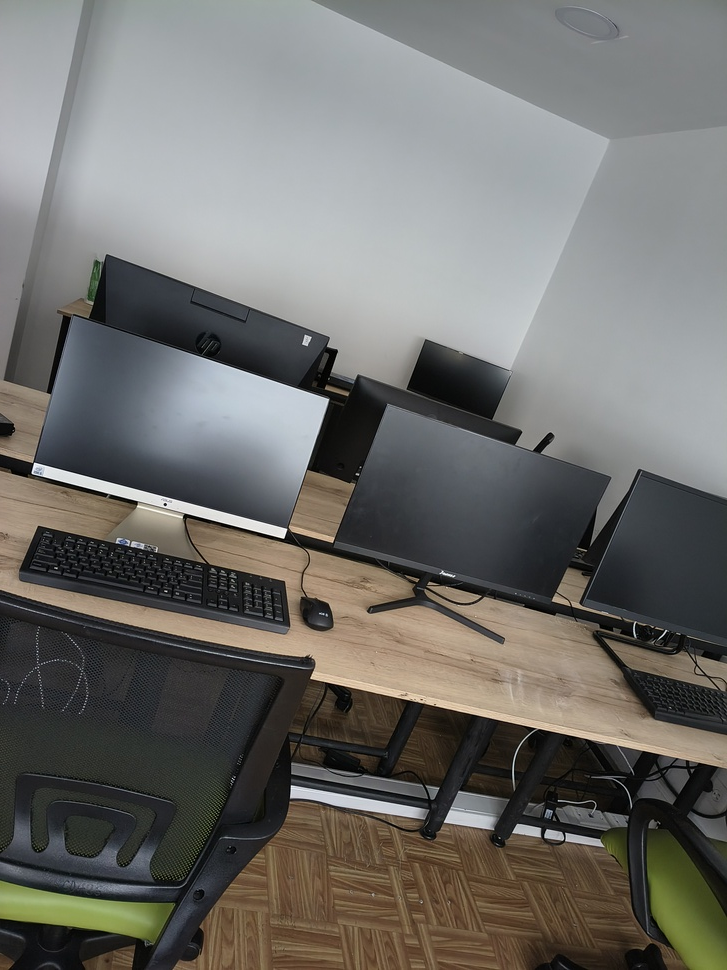
#> input picture IA-mini-robots/Stitching/images/Salon1.jpg, 727 x 970 px, shrunk from 3072 x 4096 before the run
$ jupyter execute stitching.ipynb
#> lines starting #> are read from the running program, lines starting #| are printed output that depends on the picture
# Tarea - Stitching de imágenes

> Inteligencia Artificial y mini-Robots
> Prof. Flavio Prieto
> Estudiante: **Alejandro Jiménez Zabala**

## Objetivo

Diseñar un sistema capaz de generar una imágen panoramica coherente a partir de múltiples imágenes con solapamiento, mediante técnicas de visión por computador.

## Imágenes originales

## Librerías

Con las librerias de OpenCv, Numpy, y matplotlib instaladas (eg. `pip install opencv-python`), son importadas en el notebook y se prueba su funcionamiento.

[cell 1]
import cv2
import numpy as np
import matplotlib.pyplot as plt

print(cv2.__version__)
print(np.__version__)
print(plt.matplotlib.__version__)

## Funciones

### Inicio de SIFT

Para cumplir con el objetivo de la tarea, se recurre a usar el método SIFT, ya que es el método con mejor capacidad de dar resultados buenos, y está integrado en la librería abierta de OpenCV. El método SIFT tiene la desventaja que es más lento que otras opciones, pero dicho criterio de la rapidez de procesamiento no se le da mayor prioridad en el cumplimiento de los objetivos de la tarea.

Se inicia entonces con una función para el cambio de color de la imagen a escala de grises, para posteriormente hacer la detección de los keypoints, y cálculo de descriptores usando SIFT.

[cell 2]
def detectar_y_describir(image):

    gray = cv2.cvtColor(image, cv2.COLOR_BGR2GRAY)

    sift = cv2.SIFT_create()

    keypoints, descriptores = sift.detectAndCompute(gray, None)

    return keypoints, descriptores

### Realización de uniones (Matching)

Se usa BFMatcher junto con el test de Lowe, como se vio en clase.

$$
\frac{d_{mejor}}{d_{segundo}} < 0.75
$$

[cell 3]
def matching(desc1, desc2):

    bf = cv2.BFMatcher(cv2.NORM_L2)

    matches = bf.knnMatch(desc1, desc2, k=2)

    good = []

    for m, n in matches:

        if m.distance < 0.75 * n.distance:
            good.append(m)

    return good

### Homografía con RANSAC

[cell 4]
def homografia(kp1, kp2, matches):

    puntos_img1 = np.float32(
        [kp1[m.queryIdx].pt for m in matches]
    ).reshape(-1, 1, 2)

    puntos_img2 = np.float32(
        [kp2[m.trainIdx].pt for m in matches]
    ).reshape(-1, 1, 2)

    H, mascara = cv2.findHomography(
        puntos_img1,
        puntos_img2,
        cv2.RANSAC,
        5.0
    )

    return H, mascara

### Creación de imagen

Se aplica tambien warping para generar la imagen resultante, además de definir una función independiente como comando para mostrar dicha imágen.

[cell 5]
def crear_panorama(img1, img2, H):

    alto1, ancho1 = img1.shape[:2]
    alto2, ancho2 = img2.shape[:2]

    esquinas_img1 = np.float32([
        [0, 0],
        [0, alto1],
        [ancho1, alto1],
        [ancho1, 0]
    ]).reshape(-1, 1, 2)

    esquinas_transformadas = cv2.perspectiveTransform(
        esquinas_img1,
        H
    )

    esquinas_img2 = np.float32([
        [0, 0],
        [0, alto2],
        [ancho2, alto2],
        [ancho2, 0]
    ]).reshape(-1, 1, 2)

    todas_esquinas = np.concatenate(
        (esquinas_transformadas, esquinas_img2),
        axis=0
    )

    [xmin, ymin] = np.int32(
        todas_esquinas.min(axis=0).ravel() - 0.5
    )

    [xmax, ymax] = np.int32(
        todas_esquinas.max(axis=0).ravel() + 0.5
    )

    translacion = [-xmin, -ymin]

    H_translacion = np.array([
        [1, 0, translacion[0]],
        [0, 1, translacion[1]],
        [0, 0, 1]
    ])

    panorama = cv2.warpPerspective(
        img1,
        H_translacion @ H,
        (xmax - xmin, ymax - ymin)
    )

    panorama[
        translacion[1]:alto2 + translacion[1],
        translacion[0]:ancho2 + translacion[0]
    ] = img2

    return panorama

def mostrar_imagen(titulo, imagen):

    imagen_rgb = cv2.cvtColor(imagen, cv2.COLOR_BGR2RGB)

    plt.figure(figsize=(15, 8))
    plt.title(titulo)
    plt.imshow(imagen_rgb)
    plt.axis("off")
    plt.show()

## Ejecución principal

Con las funciones a aplicar ya definidas, se puede proceder a cargar las imágenes para aplicar el stitching, aplicando una a una las funciones previamente definidas.

[cell 6]
img1 = cv2.imread("images/Salon1.jpg")
#> img1 is the input picture: shape (970, 727, 3); mean B, G, R 106.3, 110, 111.1
img2 = cv2.imread("images/Salon2.jpg")
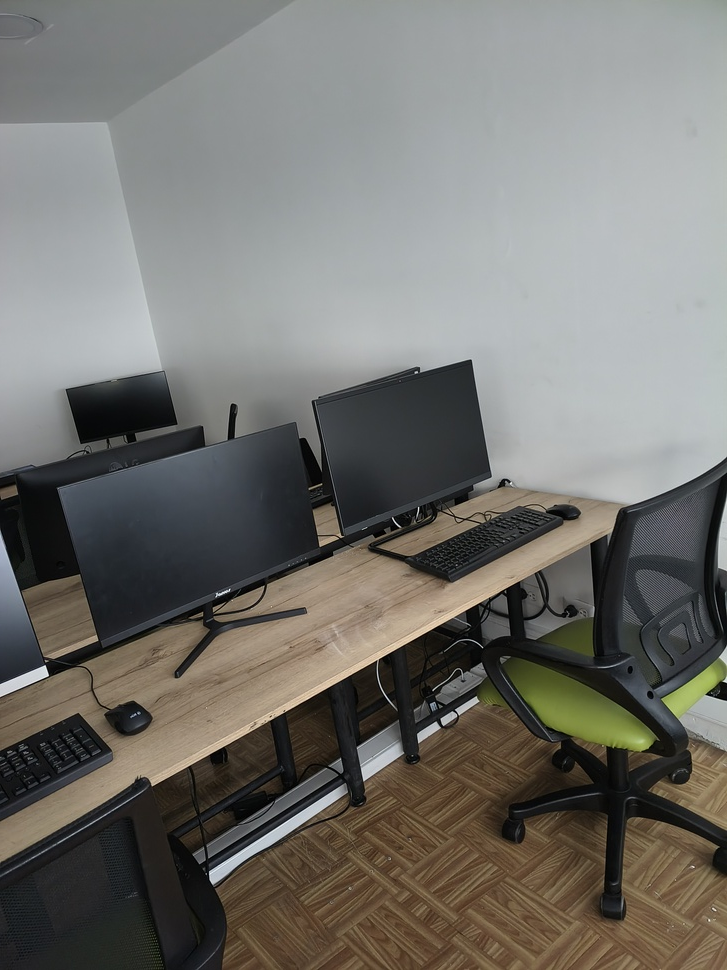
#> input picture IA-mini-robots/Stitching/images/Salon2.jpg, 727 x 970 px, shrunk from 3072 x 4096 before the run
#> img2 is the input picture: shape (970, 727, 3); mean B, G, R 109.2, 114, 115.3

# Detección y dibujo de puntos clave (keypoints)

kp1, desc1 = detectar_y_describir(img1)
#> in detectar_y_describir, `gray = cv2.cvtColor(image, cv2.COLOR_BGR2GRAY)`:
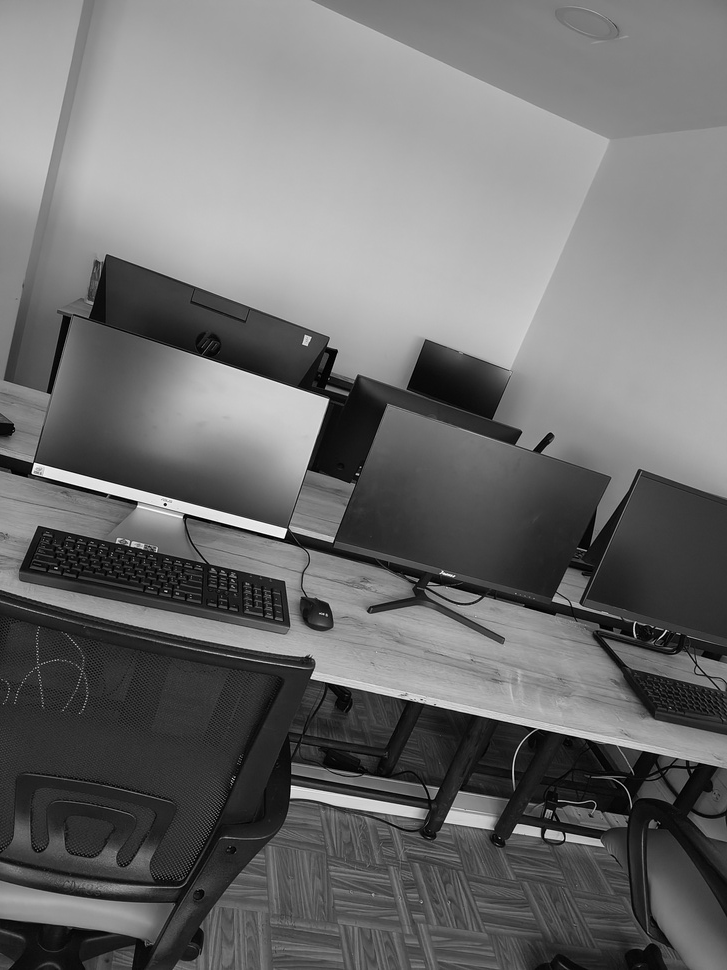
#> gray: shape (970, 727); min 0, max 255, mean 109.9
#> in detectar_y_describir, `keypoints, descriptores = sift.detectAndCompute(gray, None)`: keypoints = 865 keypoints; strongest (x, y, size): (165, 504, 2), (281, 532, 7), (280, 532, 7.4), (357, 474, 1.9)
#> kp1 has the same summary as keypoints in detectar_y_describir
kp2, desc2 = detectar_y_describir(img2)
#> in detectar_y_describir (call 2), `gray = cv2.cvtColor(image, cv2.COLOR_BGR2GRAY)`:
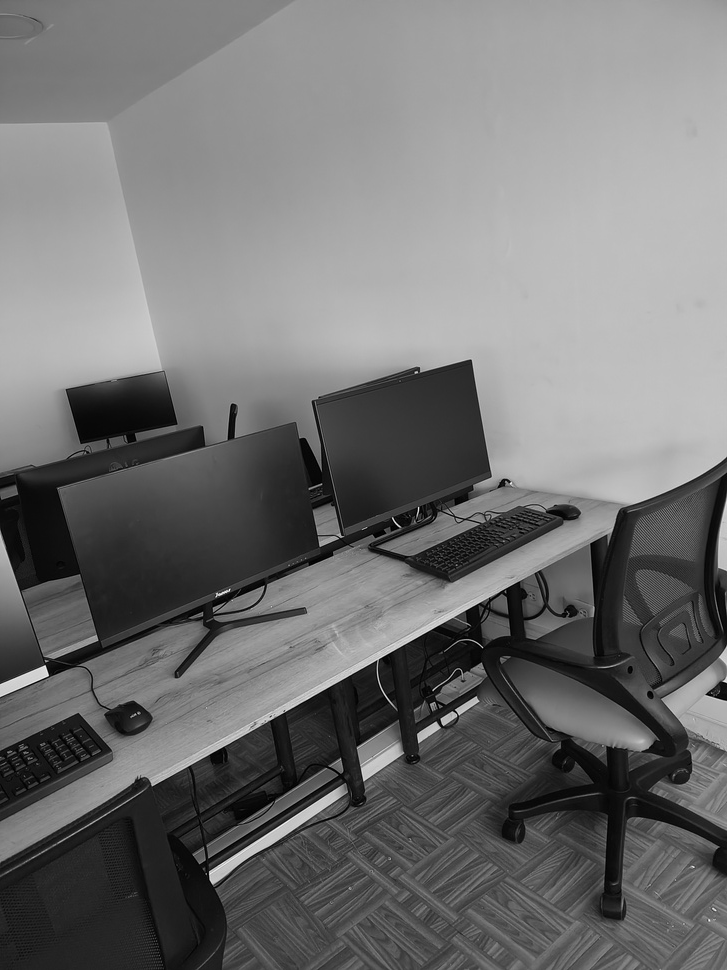
#> gray: shape (970, 727); min 0, max 249, mean 113.9
#> in detectar_y_describir (call 2), `keypoints, descriptores = sift.detectAndCompute(gray, None)`: keypoints = 849 keypoints; strongest (x, y, size): (416, 372, 1.9), (42, 672, 8.2), (216, 875, 10.3), (45, 666, 1.9)
#> kp2 has the same summary as keypoints in detectar_y_describir

print(f"Keypoints imagen 1: {len(kp1)}")
#| Keypoints imagen 1: 865
print(f"Keypoints imagen 2: {len(kp2)}")
#| Keypoints imagen 2: 849

img_kp1 = cv2.drawKeypoints(
    img1,
    kp1,
    None,
    flags=cv2.DRAW_MATCHES_FLAGS_DRAW_RICH_KEYPOINTS
)
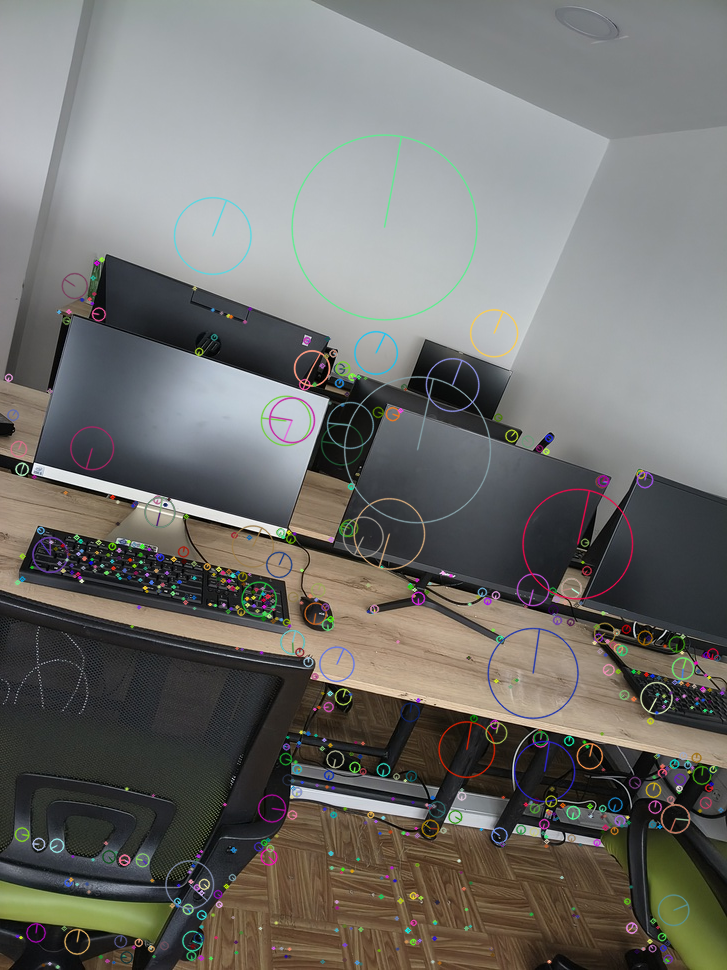
#> img_kp1: shape (970, 727, 3); mean B, G, R 108, 111.6, 112.6

img_kp2 = cv2.drawKeypoints(
    img2,
    kp2,
    None,
    flags=cv2.DRAW_MATCHES_FLAGS_DRAW_RICH_KEYPOINTS
)
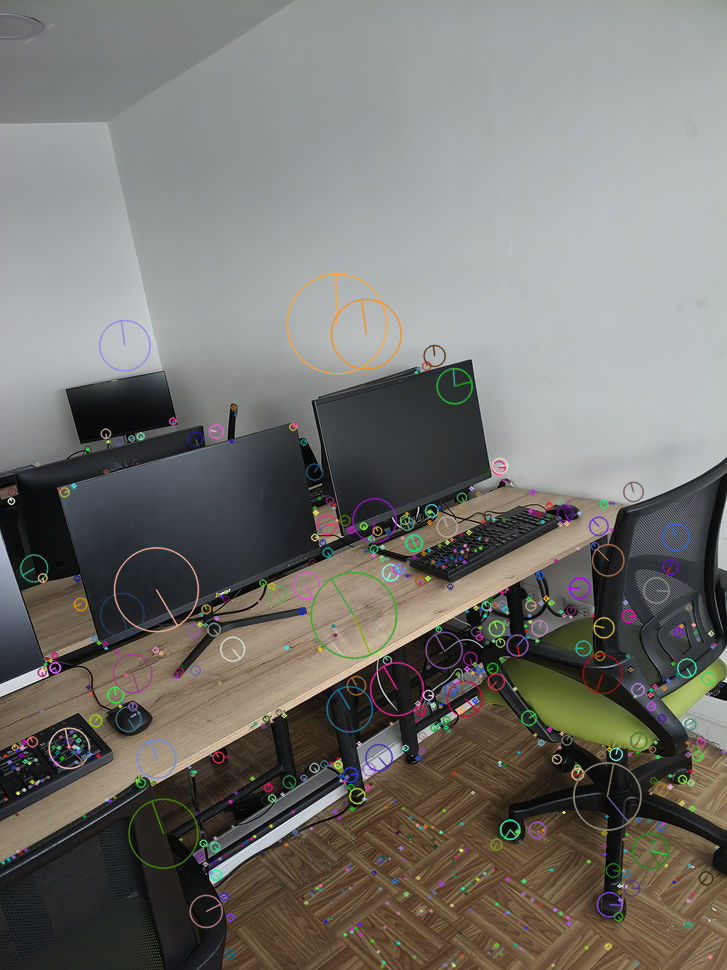
#> img_kp2: shape (970, 727, 3); mean B, G, R 110.7, 115.4, 116.7

mostrar_imagen("Keypoints Imagen 1", img_kp1)
mostrar_imagen("Keypoints Imagen 2", img_kp2)

# Matching

matches_buenos = matching(desc1, desc2)
#> in matching, `matches = bf.knnMatch(desc1, desc2, k=2)`: matches = 865 matches
#> after the loop in matching, `for m, n in matches:`: good = 209 matches
#> matches_buenos = 209 matches

print(f"Matches buenos: {len(matches_buenos)}")
#| Matches buenos: 209

img_matches = cv2.drawMatches(
    img1,
    kp1,
    img2,
    kp2,
    matches_buenos,
    None,
    flags=cv2.DrawMatchesFlags_NOT_DRAW_SINGLE_POINTS
)
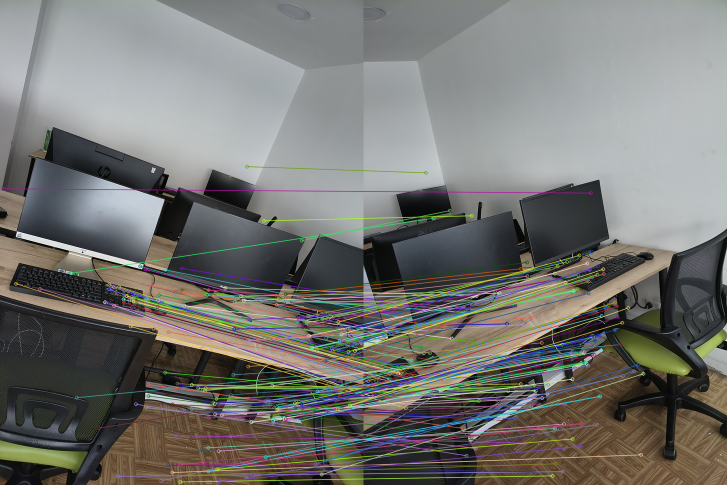
#> img_matches: shape (970, 1454, 3) (shown at 1/2 size); mean B, G, R 113.3, 117, 117.4

mostrar_imagen("Matches", img_matches)

# Homografía

H, mascara = homografia(
    kp1,
    kp2,
    matches_buenos
)
#> in homografia, `puntos_img1 = np.float32( [kp1[m.queryIdx].pt for m in matches] ).resh..`: puntos_img1 = 209 rows, first 8: [8.39, 377.3], [31.56, 567], [79.46, 577.2], [141.8, 546.2], [152.9, 795], [198, 855.8], [198, 855.8], [209.7, 604]
#> in homografia, `puntos_img2 = np.float32( [kp2[m.trainIdx].pt for m in matches] ).resh..`: puntos_img2 = 209 rows, first 8: [454.1, 385.7], [17.48, 792.8], [41.83, 780.1], [140.3, 435.9], [514.6, 688.4], [514.6, 688.4], [514.6, 688.4], [17.48, 792.8]
#> in homografia, `H, mascara = cv2.findHomography( puntos_img1, puntos_img2, cv2.RANSAC,..`: H = [[1.39, 0.938, -836.2], [-0.54, 1.32, 347.9], [0.000699, 0.00026, 1]]; mascara = 209 values, max 1 at index 7, min 0 at index 0, mean 0.66

print("Homografía:")
print(H)
#| [[ 1.39247158e+00  9.38271752e-01 -8.36213946e+02]
#|  [-5.39931711e-01  1.32082337e+00  3.47886774e+02]
#|  [ 6.98973628e-04  2.59762176e-04  1.00000000e+00]]

# Stitching final

panorama = crear_panorama(img1, img2, H)
#> in crear_panorama, `esquinas_transformadas = cv2.perspectiveTransform( esquinas_img1, H )`: esquinas_transformadas = [[-836.2, 347.9], [59.03, 1301.2], [617.1, 702.5], [116.8, -29.6]]
#> in crear_panorama, `todas_esquinas = np.concatenate( (esquinas_transformadas, esquinas_img..`: todas_esquinas = [[-836.2, 347.9], [59.03, 1301.2], [617.1, 702.5], [116.8, -29.6], [0, 0], [0, 970], [727, 970], [727, 0]]
#> in crear_panorama, `[xmin, ymin] = np.int32( todas_esquinas.min(axis=0).ravel() - 0.5 )`: xmin = -836; ymin = -30
#> in crear_panorama, `[xmax, ymax] = np.int32( todas_esquinas.max(axis=0).ravel() + 0.5 )`: xmax = 727; ymax = 1301
#> in crear_panorama, `translacion = [-xmin, -ymin]`: translacion = [836, 30]
#> in crear_panorama, `H_translacion = np.array([ [1, 0, translacion[0]], [0, 1, translacion[..`: H_translacion = [[1, 0, 836], [0, 1, 30], [0, 0, 1]]
#> in crear_panorama, `panorama[ translacion[1]:alto2 + translacion[1], translacion[0]:ancho2..`:
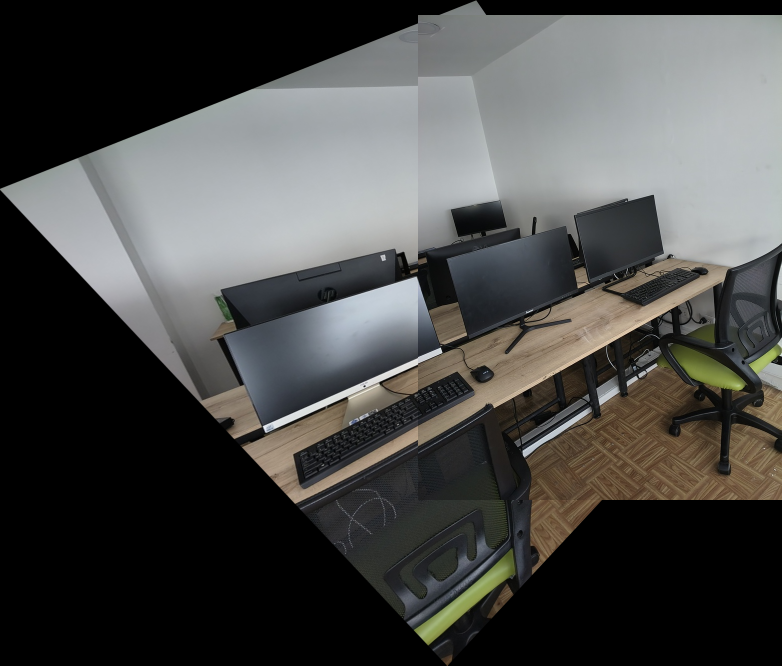
#> panorama: shape (1331, 1563, 3) (shown at 1/2 size); mean B, G, R 72, 73.7, 73.5

mostrar_imagen("Panorama Final", panorama)

cv2.imwrite("images/panorama_resultado_salon.jpg", panorama)
#> Out = True
